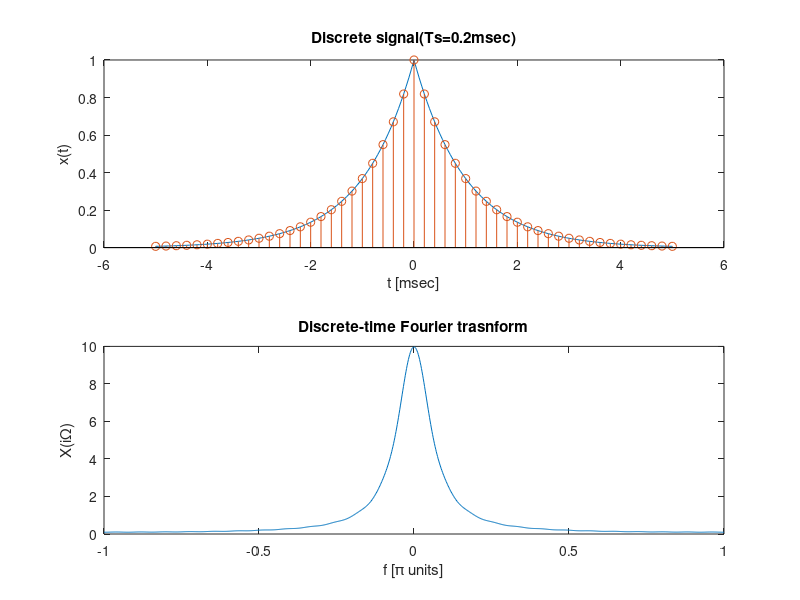

This figure's MATLAB source:
%%deigma2a
close all;
clc;
clear all;

Dt = 5e-5;
t = -5e-3:Dt:5e-3;
x = exp(-1000*abs(t));

Ts = 2e-4;
n = -25:1:25;
x_d = exp(-1000*abs(n*Ts));

iter_max = 500;
iter = 0:1:iter_max;
w = (iter/iter_max)*pi;
X_d = x_d*exp(-i*n'*w);
X_d = real(X_d);

w = [-fliplr(w), w(2:iter_max+1)];
X_d = [fliplr(X_d),X_d(2:iter_max+1)];

figure(1);

subplot(2,1,1);
plot(1000*t,x);
xlabel('t [msec]');
ylabel('x(t)');
title('Discrete signal(Ts=0.2msec)');
hold on ;
stem(n*Ts*1000 ,x_d);
hold off ;

subplot(2,1,2);
plot(w/pi,X_d);
xlabel('f [\pi units]');
ylabel('X(i\Omega)');
title('Discrete-time Fourier trasnform');

print -depsc progr22;